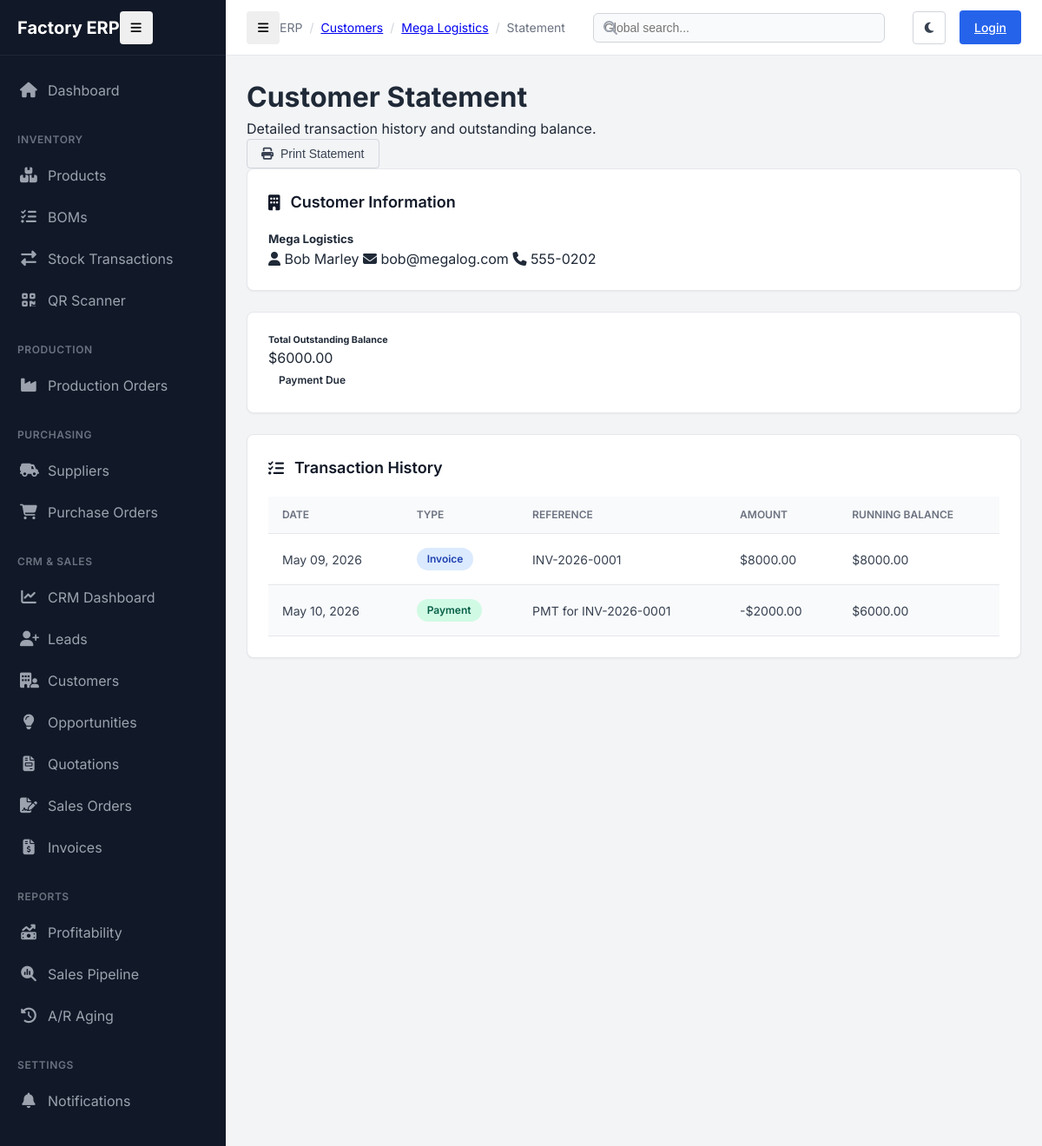
The page /crm/reports/statement/2/ on the database its author committed.
### crm/models.py (models this page shows, shortened)
class Customer(models.Model):
    company_name = models.CharField(max_length=200)
    contact_person = models.CharField(max_length=200)
    email = models.EmailField()
    phone = models.CharField(max_length=20)
    customer_since = models.DateField(default=timezone.now)
    credit_limit = models.DecimalField(max_digits=12, decimal_places=2, default=0)
    credit_used = models.DecimalField(max_digits=12, decimal_places=2, default=0)
    payment_terms = models.CharField(max_length=100, default="Net 30")
    tax_id = models.CharField(max_length=50, blank=True)
    is_active = models.BooleanField(default=True)
    notes = models.TextField(blank=True)
    assigned_to = models.ForeignKey(User, on_delete=models.SET_NULL, null=True, blank=True, related_name='assigned_customers')
    created_at = models.DateTimeField(auto_now_add=True)
    updated_at = models.DateTimeField(auto_now=True)

class Invoice(models.Model):
    STATUS_CHOICES = [
        ('draft', 'Draft'),
        ('sent', 'Sent'),
        ('paid', 'Paid'),
        ('overdue', 'Overdue'),
        ('cancelled', 'Cancelled'),
    ]
    invoice_number = models.CharField(max_length=20, unique=True, editable=False)
    sales_order = models.ForeignKey(SalesOrder, on_delete=models.SET_NULL, null=True, blank=True, related_name='invoices')
    customer = models.ForeignKey(Customer, on_delete=models.CASCADE, related_name='invoices')
    invoice_date = models.DateField(default=timezone.now)
    due_date = models.DateField()
    total_amount = models.DecimalField(max_digits=12, decimal_places=2)
    amount_paid = models.DecimalField(max_digits=12, decimal_places=2, default=0)
    status = models.CharField(max_length=20, choices=STATUS_CHOICES, default='draft')
    pdf_file = models.FileField(upload_to='invoices/', null=True, blank=True)
    sent_at = models.DateTimeField(null=True, blank=True)
    paid_at = models.DateTimeField(null=True, blank=True)

class Payment(models.Model):
    METHOD_CHOICES = [
        ('cash', 'Cash'),
        ('bank_transfer', 'Bank Transfer'),
        ('check', 'Check'),
        ('credit_card', 'Credit Card'),
    ]
    invoice = models.ForeignKey(Invoice, on_delete=models.CASCADE, related_name='payments')
    amount = models.DecimalField(max_digits=12, decimal_places=2)
    payment_date = models.DateField(default=timezone.now)
    method = models.CharField(max_length=20, choices=METHOD_CHOICES)
    reference_number = models.CharField(max_length=100, blank=True)
    notes = models.TextField(blank=True)
    recorded_by = models.ForeignKey(User, on_delete=models.SET_NULL, null=True, related_name='recorded_payments')

### crm/views.py (the view)
# urls.py: path('reports/statement/<int:pk>/', views.customer_statement, name='report_statement'),
def customer_statement(request, pk):
    customer = get_object_or_404(Customer, pk=pk)
    invoices = customer.invoices.all().order_by('invoice_date')
    payments = Payment.objects.filter(invoice__customer=customer).order_by('payment_date')
    statement_items = []
    for inv in invoices:
        statement_items.append({'date': inv.invoice_date, 'type': 'Invoice', 'ref': inv.invoice_number, 'amount': inv.total_amount, 'balance_effect': inv.total_amount})
    for pmnt in payments:
        statement_items.append({'date': pmnt.payment_date, 'type': 'Payment', 'ref': f"PMT for {pmnt.invoice.invoice_number}", 'amount': pmnt.amount, 'balance_effect': -pmnt.amount})
    statement_items.sort(key=lambda x: x['date'])
    current_balance = 0
    for item in statement_items:
        current_balance += item['balance_effect']
        item['running_balance'] = current_balance
    return render(request, 'crm/reports/statement.html', {
        'customer': customer,
        'statement_items': statement_items,
        'total_balance': current_balance
    })

### crm/templates/crm/reports/statement.html (shortened to what this page needs)
{% extends "base.html" %}
{% load static %}
{% block breadcrumbs %}
<div class="breadcrumb-item"><a href="{% url 'crm:customer_list' %}" class="text-decoration-none">Customers</a></div>
<div class="breadcrumb-item"><a href="{% url 'crm:customer_detail' customer.pk %}" class="text-decoration-none">{{ customer.company_name }}</a></div>
<div class="breadcrumb-item">Statement</div>
{% endblock %}
{% block content %}
<div class="dashboard-header mb-4 d-flex justify-content-between align-items-end">
    <div>
        <h1 class="h3 fw-bold">Customer Statement</h1>
        <p class="text-muted">Detailed transaction history and outstanding balance.</p>
    </div>
    <div class="pb-1">
        <button class="btn btn-outline btn-sm" onclick="window.print()">
            <i class="fas fa-print"></i> Print Statement
        </button>
    </div>
</div>
<div class="row mb-4">
    <div class="col-lg-6">
        <div class="card shadow-sm h-100">
            <div class="card-header">
                <h5 class="card-title"><i class="fas fa-building text-primary"></i> Customer Information</h5>
            </div>
            <div class="card-body">
                <h5 class="fw-bold mb-2">{{ customer.company_name }}</h5>
                <div class="d-flex flex-column gap-1 text-muted">
                    <span><i class="fas fa-user me-2"></i> {{ customer.contact_person }}</span>
                    <span><i class="fas fa-envelope me-2"></i> {{ customer.email }}</span>
                    <span><i class="fas fa-phone me-2"></i> {{ customer.phone }}</span>
                </div>
            </div>
        </div>
    </div>
    <div class="col-lg-6">
        <div class="card shadow-sm h-100 bg-primary text-white border-0">
            <div class="card-body d-flex flex-column justify-content-center align-items-center text-center py-4">
                <h6 class="text-white-50 text-uppercase small fw-bold mb-3">Total Outstanding Balance</h6>
                <div class="display-5 fw-bold mb-0">${{ total_balance }}</div>
                {% if total_balance > 0 %}
                <div class="badge bg-white text-primary mt-3">Payment Due</div>
                {% else %}
                <div class="badge bg-white text-success mt-3">Account Clear</div>
                {% endif %}
            </div>
        </div>
    </div>
</div>
<div class="card shadow-sm overflow-hidden">
    <div class="card-header">
        <h5 class="card-title"><i class="fas fa-list-check text-secondary"></i> Transaction History</h5>
    </div>
    <div class="table-responsive">
        <table>
            <thead>
                <tr>
                    <th>Date</th>
                    <th>Type</th>
                    <th>Reference</th>
                    <th class="text-end">Amount</th>
                    <th class="text-end">Running Balance</th>
                </tr>
            </thead>
            <tbody>
                {% for item in statement_items %}
                <tr>
                    <td>{{ item.date|date:"M d, Y" }}</td>
                    <td>
                        <span class="badge {% if item.type == 'Invoice' %}badge-blue{% else %}badge-green{% endif %}">
                            {{ item.type }}
                        </span>
                    </td>
                    <td class="font-monospace text-muted">{{ item.ref }}</td>
                    <td class="text-end fw-bold {% if item.type == 'Payment' %}text-success{% else %}text-neutral-800{% endif %}">
                        {% if item.type == 'Payment' %}-{% endif %}${{ item.amount }}
                    </td>
                    <td class="text-end fw-bold text-primary">${{ item.running_balance }}</td>
                </tr>
                {% empty %}
                <tr>
                    <td colspan="5" class="text-center py-5 text-muted">No transactions found for this customer.</td>
                </tr>
                {% endfor %}
            </tbody>
        </table>
    </div>
</div>
{% endblock %}

### static/css/style.css (style rules this page uses)
:root { --primary: #2563EB; --primary-hover: #1D4ED8; --secondary: #10B981; --secondary-hover: #059669; --warning: #F59E0B; --danger: #EF4444; --neutral-900: #111827; --neutral-800: #1F2937; --neutral-700: #374151; --neutral-600: #4B5563; --neutral-500: #6B7280; --neutral-400: #9CA3AF; --neutral-300: #D1D5DB; --neutral-200: #E5E7EB; --neutral-100: #F3F4F6; --neutral-50: #F9FAFB; --white: #FFFFFF; --sidebar-width: 260px; --sidebar-collapsed-width: 70px; --topbar-height: 64px; --shadow-sm: 0 1px 2px 0 rgb(0 0 0 / 0.05); --shadow: 0 4px 6px -1px rgb(0 0 0 / 0.1), 0 2px 4px -2px rgb(0 0 0 / 0.1); --shadow-md: 0 10px 15px -3px rgb(0 0 0 / 0.1), 0 4px 6px -4px rgb(0 0 0 / 0.1); --shadow-lg: 0 20px 25px -5px rgb(0 0 0 / 0.1), 0 8px 10px -6px rgb(0 0 0 / 0.1); --radius-sm: 4px; --radius: 8px; --radius-lg: 12px; }
* { margin: 0; padding: 0; box-sizing: border-box; }
body { font-family: 'Inter', system-ui, -apple-system, sans-serif; background-color: var(--neutral-100); color: var(--neutral-800); line-height: 1.5; -webkit-font-smoothing: antialiased; }
.breadcrumb-item { font-size: 0.875rem; color: var(--neutral-500); }
.breadcrumb-item + .breadcrumb-item::before { content: "/"; margin: 0 0.5rem; color: var(--neutral-300); }
.card { background-color: var(--white); border-radius: var(--radius); box-shadow: var(--shadow-sm); padding: 1.5rem; margin-bottom: 1.5rem; transition: box-shadow 0.3s; border: 1px solid var(--neutral-200); }
.card-header { display: flex; align-items: center; justify-content: space-between; margin-bottom: 1.25rem; }
.card-title { font-size: 1.125rem; font-weight: 600; color: var(--neutral-900); display: flex; align-items: center; gap: 0.75rem; }
.table-responsive { overflow-x: auto; }
table { width: 100%; border-collapse: collapse; }
th { background-color: var(--neutral-50); padding: 0.75rem 1rem; text-align: left; font-size: 0.75rem; font-weight: 600; text-transform: uppercase; color: var(--neutral-500); border-bottom: 1px solid var(--neutral-200); }
td { padding: 1rem; font-size: 0.875rem; border-bottom: 1px solid var(--neutral-200); color: var(--neutral-700); }
tr:nth-child(even) { background-color: var(--neutral-50); }
.badge { display: inline-flex; align-items: center; padding: 0.25rem 0.75rem; border-radius: 9999px; font-size: 0.75rem; font-weight: 600; }
.badge-blue { background-color: #DBEAFE; color: #1E40AF; }
.badge-green { background-color: #D1FAE5; color: #065F46; }
.btn { display: inline-flex; align-items: center; justify-content: center; padding: 0.5rem 1rem; font-size: 0.875rem; font-weight: 500; border-radius: var(--radius-sm); transition: all 0.2s; cursor: pointer; border: 1px solid transparent; gap: 0.5rem; }
.btn-outline { background-color: transparent; border-color: var(--neutral-300); color: var(--neutral-700); }

### rows shown on the page
Customer: company_name "Mega Logistics", contact_person "Bob Marley", email "bob@megalog.com", phone "555-0202"
Invoice: date "May 09, 2026", ref "INV-2026-0001", amount "8000.00"
Payment: date "May 10, 2026", amount "2000.00"

### other values the page prints
{{ total_balance }} "6000.00"
{{ item.type }} "Invoice" "Payment"
{{ item.running_balance }} "8000.00" "6000.00"
{{ item.ref }} "PMT for INV-2026-0001"
